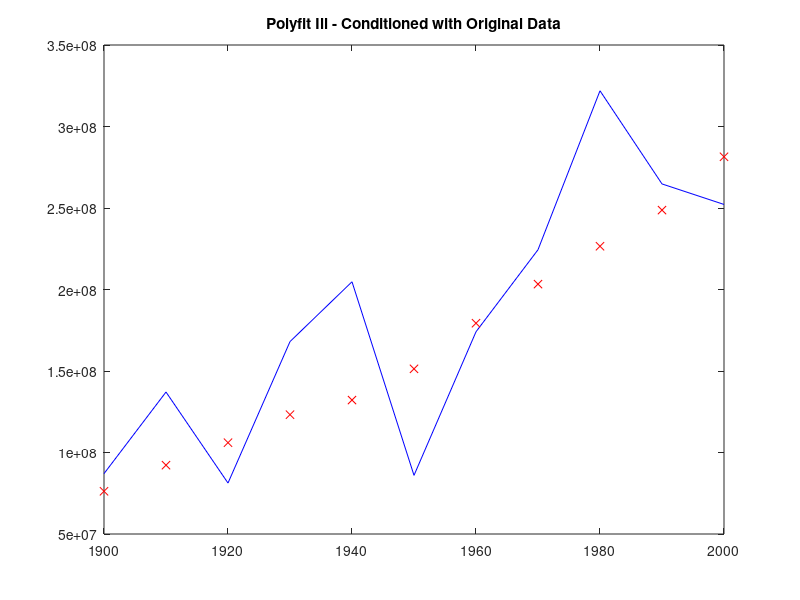

Recreate this plot in MATLAB.
% Data such that y is the population and t is the given year.
y = [76212168, 92228496, 106021537, 123202624, 132164569, 151325798, 179323175, 203302031, 226542199, 248709873 ,281421906];
y = y.'; % now a column-vector after transpose
t = 1900 :10:2000;

% *********** Most ill - conditoned *********

% t = 1900 :10:2000;
% A = fliplr(vander(t));

A = zeros(11);
t = 1900;
for i = 1 : 11
    for j = 1 : 11
        A(i, j ) = t ^ (j - 1);
    end
    t = t + 10;
end



% Solving for A*x = y
x = A\y;

% Solving for polynomial interpolation

% Using Horner's Method for more stable solution
%syms t
%f = horner( x(1) + x(2)*t^1 + x(3)*t^2 + x(4)*t^3 + x(5)*t^4 + x(6)*t^5 + x(7)*t^6 + x(8)*t^7 + x(9)*t^8 + x(10)*t^9);
%f = @(t) - t*(t*(t*(t*(t*(t*(t*(t*((602705160331585*t)/37778931862957161709568 - 2553096989208249/18446744073709551616) + 2876753547304779/4503599627370496) - 7284737335907431/4398046511104) + 8909161012886851/4294967296) + 4115539679318471/8388608) - 6027320957014719/1024) + 8963622723175286) - 6229105982603440128) - 1735162951529463545856;
 f = @(t) x(1) + x(2)*t^1 + x(3)*t^2 + x(4)*t^3 + x(5)*t^4 + x(6)*t^5 + x(7)*t^6 + x(8)*t^7 + x(9)*t^8 + x(10)*t^9 + x(11)*t^10;

% Making a vector with evaluations of the polynomial interpolation
y_hat = [];
for t = 1900 :10:2000;
    yi = f(t);
    y_hat = [y_hat,yi];
end

t = 1900 :10: 2000;

plot(t,y_hat, 'b' , t, y, 'x r');
title('Polyfit Ill - Conditioned with Original Data');


ans21 = f(2010);
num2str(ans21,'%.0f')
